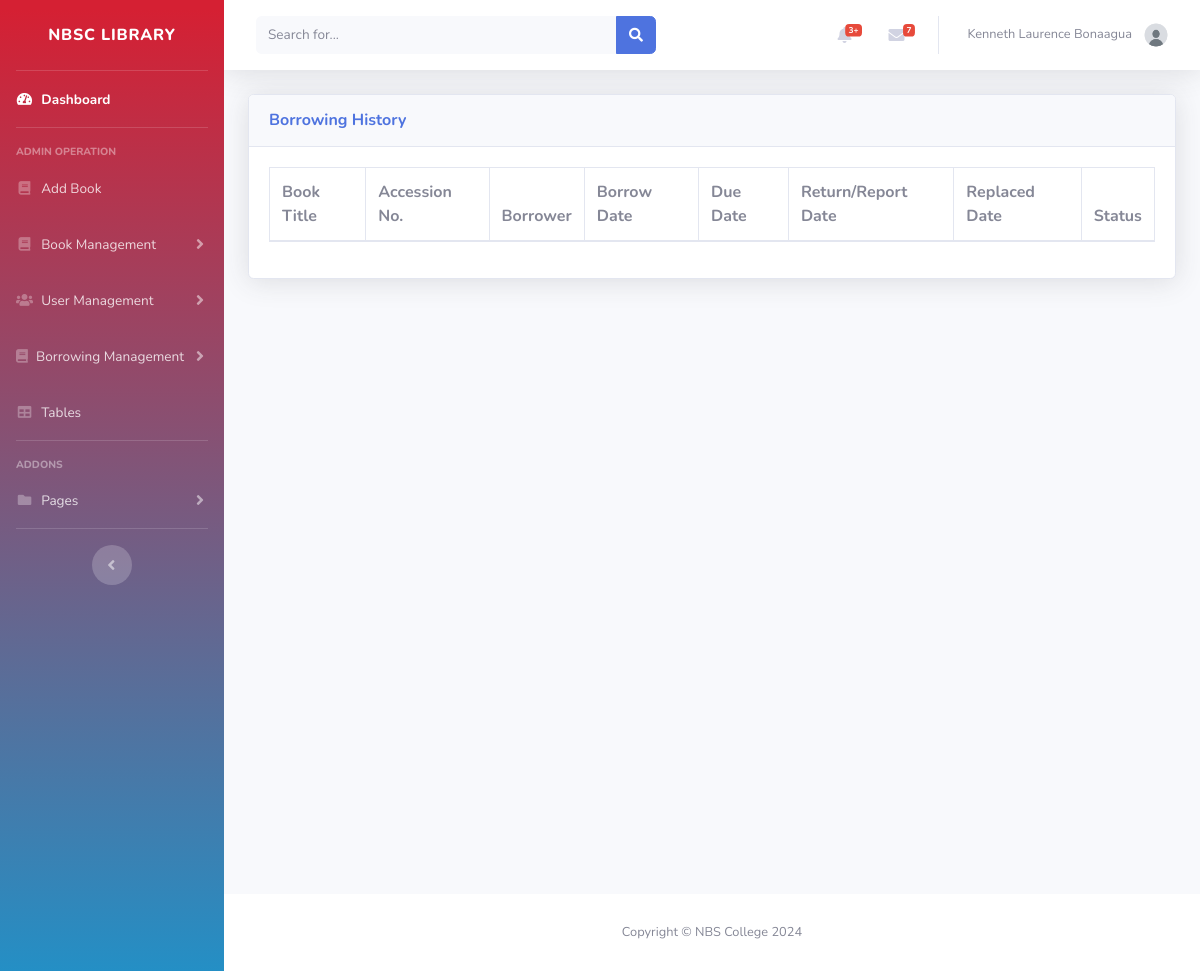
The page /Admin/borrowing_history.php (signed in) on the database as committed earlier.
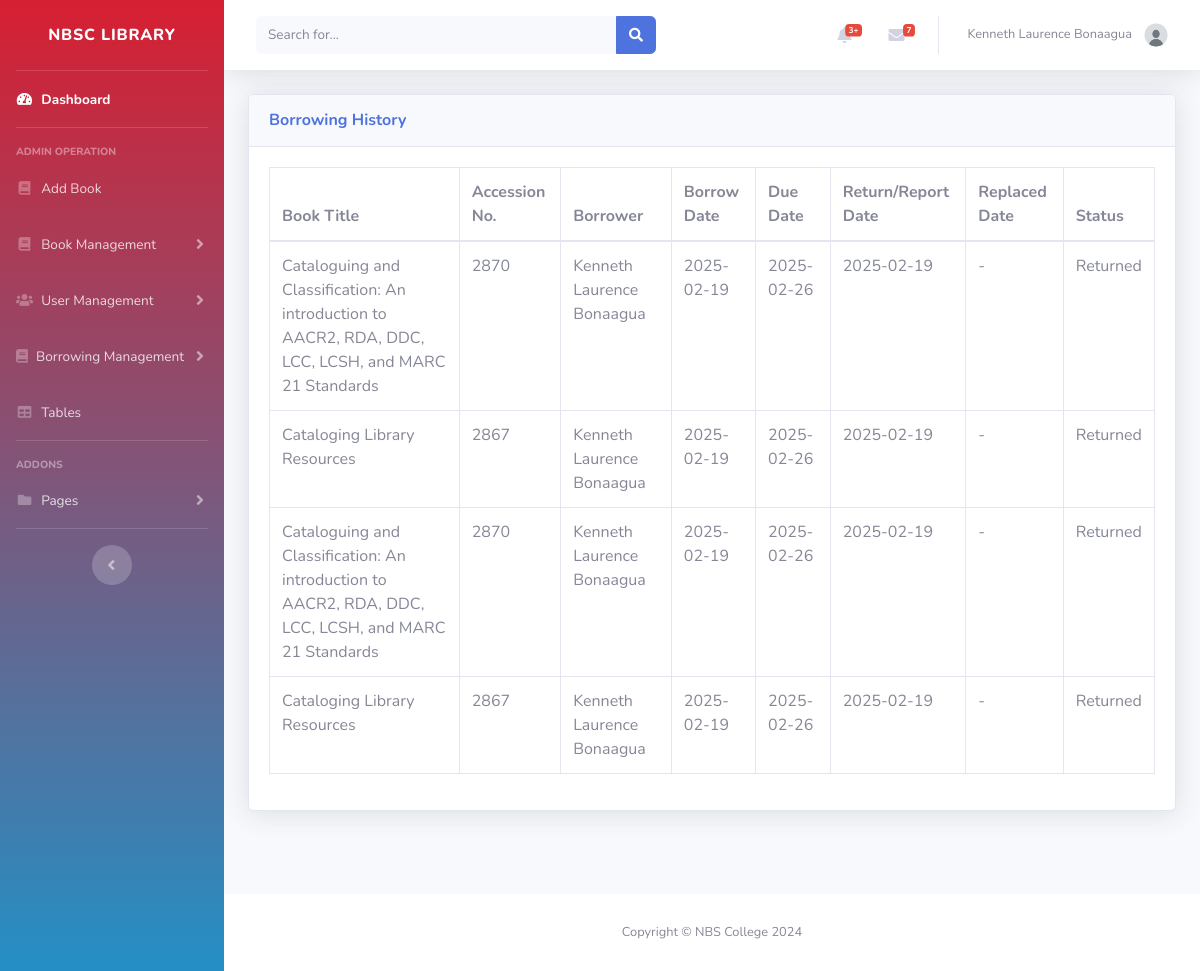
The same page on the database as committed later.
### tables this page shows
CREATE TABLE `borrowings` (
  `id` int(225) NOT NULL,
  `user_id` int(225) DEFAULT NULL,
  `book_id` int(225) DEFAULT NULL,
  `status` varchar(100) DEFAULT NULL,
  `borrow_date` timestamp NULL DEFAULT NULL,
  `allowed_days` int(225) DEFAULT NULL,
  `due_date` date DEFAULT NULL,
  `return_date` date DEFAULT NULL,
  `report_date` date DEFAULT NULL,
  `replacement_date` date DEFAULT NULL
);

CREATE TABLE `books` (
  `id` int(11) NOT NULL,
  `accession` int(11) NOT NULL,
  `title` varchar(100) DEFAULT NULL,
  `preferred_title` varchar(100) DEFAULT NULL,
  `parallel_title` varchar(100) DEFAULT NULL,
  `subject_category` varchar(100) DEFAULT NULL,
  `subject_specification` varchar(100) DEFAULT NULL,
  `subject_detail` varchar(9999) DEFAULT NULL,
  `summary` varchar(1000) DEFAULT NULL,
  `contents` varchar(1000) DEFAULT NULL,
  `front_image` varchar(100) DEFAULT NULL,
  `back_image` varchar(100) DEFAULT NULL,
  `height` varchar(100) DEFAULT NULL,
  `width` varchar(100) DEFAULT NULL,
  `series` varchar(100) DEFAULT NULL,
  `volume` varchar(100) DEFAULT NULL,
  `edition` varchar(100) DEFAULT NULL,
  `copy_number` int(225) DEFAULT NULL,
  `total_pages` varchar(100) DEFAULT NULL,
  `ISBN` varchar(100) DEFAULT NULL,
  `content_type` varchar(100) DEFAULT NULL,
  `media_type` varchar(100) DEFAULT NULL,
  `carrier_type` varchar(100) DEFAULT NULL,
  `call_number` varchar(100) DEFAULT NULL,
  `URL` varchar(225) DEFAULT NULL,
  `language` varchar(100) DEFAULT NULL,
  `shelf_location` varchar(100) DEFAULT NULL,
  `entered_by` int(225) DEFAULT NULL,
  `date_added` date DEFAULT NULL,
  `status` varchar(100) DEFAULT NULL,
  `last_update` date DEFAULT NULL
);

### Admin/borrowing_history.php (the view, shortened to what this page needs)
<?php
include('inc/header.php');
include('../db.php');
$query = "SELECT
            b.id as borrow_id,
            b.borrow_date,
            b.due_date,
            b.return_date,
            b.report_date,
            b.replacement_date,
            b.status,
            bk.title as book_title,
            bk.accession,
            CONCAT(u.firstname, ' ', u.lastname) as borrower_name
          FROM borrowings b
          JOIN books bk ON b.book_id = bk.id
          JOIN users u ON b.user_id = u.id
          WHERE b.status != 'Active' AND b.status != 'Over Due'
          ORDER BY b.borrow_date DESC";
$result = $conn->query($query);
?>
<div id="content" class="d-flex flex-column min-vh-100">
    <div class="container-fluid">
        <div class="card shadow mb-4">
            <div class="card-header py-3 d-flex justify-content-between align-items-center">
                <h6 class="m-0 font-weight-bold text-primary">Borrowing History</h6>
            </div>
            <div class="card-body">
                <div class="table-responsive">
                    <table class="table table-bordered" id="dataTable" width="100%" cellspacing="0">
                        <thead>
                            <tr>
                                <th>Book Title</th>
                                <th>Accession No.</th>
                                <th>Borrower</th>
                                <th>Borrow Date</th>
                                <th>Due Date</th>
                                <th>Return/Report Date</th>
                                <th>Replaced Date</th>
                                <th>Status</th>
                            </tr>
                        </thead>
                        <tbody>
                            <?php while($row = $result->fetch_assoc()): ?>
                            <tr>
                                <td><?php echo htmlspecialchars($row['book_title']); ?></td>
                                <td><?php echo htmlspecialchars($row['accession']); ?></td>
                                <td><?php echo htmlspecialchars($row['borrower_name']); ?></td>
                                <td><?php echo date('Y-m-d', strtotime($row['borrow_date'])); ?></td>
                                <td><?php echo date('Y-m-d', strtotime($row['due_date'])); ?></td>
                                <td><?php
                                    if ($row['return_date']) {
                                        echo date('Y-m-d', strtotime($row['return_date']));
                                    } elseif ($row['report_date']) {
                                        echo date('Y-m-d', strtotime($row['report_date']));
                                    } else {
                                        echo 'N/A';
                                    }
                                ?></td>
                                <td><?php echo $row['replacement_date'] ? date('Y-m-d', strtotime($row['replacement_date'])) : '-'; ?></td>
                                <td><?php
                                    if ($row['replacement_date']) {
                                        echo $row['status'] . ' (Replaced)';
                                    } else if ($row['report_date'] && $row['status'] == 'Lost') {
                                        echo 'Lost';
                                    } else if ($row['report_date'] && $row['status'] == 'Damaged') {
                                        echo 'Damaged';
                                    } else if ($row['return_date']) {
                                        echo 'Returned';
                                    } else {
                                        echo $row['status'];
                                    }
                                ?></td>
                            </tr>
                            <?php endwhile; ?>
                        </tbody>
                    </table>
                </div>
            </div>
        </div>
    </div>
</div>
<?php include('inc/footer.php'); ?>

### Admin/inc/header.php (shortened to what this page needs)
<!DOCTYPE html>
<html lang="en">
<head>
    <link href="vendor/fontawesome-free/css/all.min.css" rel="stylesheet" type="text/css">
    <link href="inc/css/sb-admin-2.min.css" rel="stylesheet">
    <link href="inc/assets/DataTables/datatables.min.css" rel="stylesheet">
</head>
<body id="page-top">
    <div id="wrapper">
        <ul class="navbar-nav bg-gradient-primary sidebar sidebar-dark accordion" id="accordionSidebar">
            <a class="sidebar-brand d-flex align-items-center justify-content-center" href="<?php
                if ($_SESSION['role'] === 'Admin') {
                    echo 'dashboard.php';
                } elseif ($_SESSION['role'] === 'Librarian' || $_SESSION['role'] === 'Assistant') {
                    echo 'librarian_dashboard.php';
                } elseif ($_SESSION['role'] === 'Encoder') {
                    echo 'encoder_dashboard.php';
                }
            ?>">
                <div class="sidebar-brand-text mx-3">NBSC Library <sup></sup></div>
            </a>
            <hr class="sidebar-divider my-0">
            <li class="nav-item active">
                <a class="nav-link" href="<?php
                    if ($_SESSION['role'] === 'Admin') {
                        echo 'dashboard.php';
                    } elseif ($_SESSION['role'] === 'Librarian' || $_SESSION['role'] === 'Assistant') {
                        echo 'librarian_dashboard.php';
                    } elseif ($_SESSION['role'] === 'Encoder') {
                        echo 'encoder_dashboard.php';
                    }
                ?>">
                    <i class="fas fa-fw fa-tachometer-alt"></i>
                    <span>Dashboard</span></a>
            </li>
            <hr class="sidebar-divider">
            <div class="sidebar-heading">
                Admin Operation
            </div>
            <?php if($_SESSION['role'] === 'Admin'): ?>
            <li class="nav-item">
                <a class="nav-link" href="add-book.php">
                    <i class="fas fa-fw fa-book"></i>
                    <span>Add Book</span>
                </a>
            </li>
            <li class="nav-item">
                <a class="nav-link collapsed" href="#" data-toggle="collapse" data-target="#collapseTwo"
                    aria-expanded="true" aria-controls="collapseTwo">
                    <i class="fas fa-fw fa-book"></i>
                    <span>Book Management</span>
                </a>
            </li>
            <li class="nav-item">
                <a class="nav-link collapsed" href="#" data-toggle="collapse" data-target="#collapseUsers"
                    aria-expanded="true" aria-controls="collapseUsers">
                    <i class="fas fa-users"></i>
                    <span>User Management</span>
                </a>
            </li>
            <?php endif; ?>
            <li class="nav-item">
                <a class="nav-link collapsed" href="#" data-toggle="collapse" data-target="#collapseBooks"
                    aria-expanded="true" aria-controls="collapseBooks">
                    <i class="fas fa-book"></i>
                    <span>Borrowing Management</span>
                </a>
            </li>
            <li class="nav-item">
                <a class="nav-link" href="tables.php">
                    <i class="fas fa-fw fa-table"></i>
                    <span>Tables</span></a>
            </li>
            <hr class="sidebar-divider">
            <div class="sidebar-heading">
                Addons
            </div>
            <li class="nav-item">
                <a class="nav-link collapsed" href="#" data-toggle="collapse" data-target="#collapsePages"
                    aria-expanded="true" aria-controls="collapsePages">
                    <i class="fas fa-fw fa-folder"></i>
                    <span>Pages</span>
                </a>
            </li>
            <hr class="sidebar-divider d-none d-md-block">
            <div class="text-center d-none d-md-inline">
                <button class="rounded-circle border-0" id="sidebarToggle"></button>
            </div>
        </ul>
        <div id="content-wrapper" class="d-flex flex-column">
            <div id="content">
                <nav class="navbar navbar-expand navbar-light bg-white topbar mb-4 static-top shadow">
                    <form
                        class="d-none d-sm-inline-block form-inline mr-auto ml-md-3 my-2 my-md-0 mw-100 navbar-search">
                        <div class="input-group">
                            <input type="text" class="form-control bg-light border-0 small" placeholder="Search for..."
                                aria-label="Search" aria-describedby="basic-addon2">
                            <div class="input-group-append">
                                <button class="btn btn-primary" type="button">
                                    <i class="fas fa-search fa-sm"></i>
                                </button>
                            </div>
                        </div>
                    </form>
                    <ul class="navbar-nav ml-auto">
                        <li class="nav-item dropdown no-arrow mx-1">
                            <a class="nav-link dropdown-toggle" href="#" id="alertsDropdown" role="button"
                                data-toggle="dropdown" aria-haspopup="true" aria-expanded="false">
                                <i class="fas fa-bell fa-fw"></i>
                                <span class="badge badge-danger badge-counter">3+</span>
                            </a>
                        </li>
                        <li class="nav-item dropdown no-arrow mx-1">
                            <a class="nav-link dropdown-toggle" href="#" id="messagesDropdown" role="button"
                                data-toggle="dropdown" aria-haspopup="true" aria-expanded="false">
                                <i class="fas fa-envelope fa-fw"></i>
                                <span class="badge badge-danger badge-counter">7</span>
                            </a>
                        </li>
                        <li class="nav-item dropdown no-arrow">
                        <a class="nav-link dropdown-toggle" href="#" id="userDropdown" role="button"
                                data-toggle="dropdown" aria-haspopup="true" aria-expanded="false">
                                <span class="mr-2 d-none d-lg-inline text-gray-600 small"><?php echo $_SESSION['admin_firstname'] . ' ' . $_SESSION['admin_lastname']; ?></span>
                                <img class="img-profile rounded-circle" src="<?php echo $_SESSION['admin_image']?>" alt="Profile Image">
                                </a>
                            </li>
                    </ul>
                </nav>
            </div>
</body>
</html>

### Admin/inc/footer.php
<footer class="sticky-footer bg-white">
    <div class="container my-auto">
        <div class="copyright text-center my-auto">
            <span>Copyright &copy; NBS College 2024</span>
        </div>
    </div>
</footer>

Rows that differ between the two databases and show on the page:
added borrowings: book.title "Cataloguing and Classification: An introduction to AACR2, RDA, DDC, LCC, LCSH, and MARC 21 Standards", book.accession "2870", borrower_name "Kenneth Laurence Bonaagua", borrow_date "2025-02-19", due_date "2025-02-26", return_date "2025-02-19", shows "Returned"
added borrowings: book.title "Cataloging Library Resources", book.accession "2867", borrower_name "Kenneth Laurence Bonaagua", borrow_date "2025-02-19", due_date "2025-02-26", return_date "2025-02-19", shows "Returned"
added borrowings: book.title "Cataloguing and Classification: An introduction to AACR2, RDA, DDC, LCC, LCSH, and MARC 21 Standards", book.accession "2870", borrower_name "Kenneth Laurence Bonaagua", borrow_date "2025-02-19", due_date "2025-02-26", return_date "2025-02-19", shows "Returned"
added borrowings: book.title "Cataloging Library Resources", book.accession "2867", borrower_name "Kenneth Laurence Bonaagua", borrow_date "2025-02-19", due_date "2025-02-26", return_date "2025-02-19", shows "Returned"
